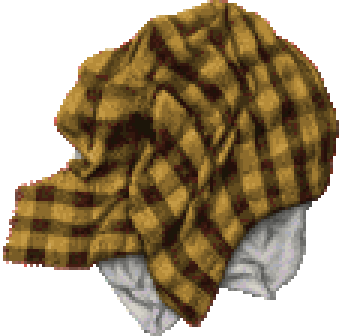
#> input picture godot/assets/textury/mess/bedding_heap_blanket.png, 113 x 112 px, given in place of raw.png, which was not available (shown 3 times larger)
$ python tear.py ../../godot/assets/textury/mess/bedding_heap_blanket.png
#> lines starting #> are read from the running program, lines starting #| are printed output that depends on the picture; after the words box and inside, x2 and y2 are one past the last pixel; in counts of white or black regions, pixels touching at a corner belong together
### tools/artgen/process.py
#!/usr/bin/env python3
"""Bring a Grok Imagine render into the game's Build-engine look.

    python tools/artgen/process.py <id> sprite <height_px> <dest relative to godot/>
    python tools/artgen/process.py <id> texture <size_px> <dest relative to godot/>

blacksprite: like sprite, for art on a near-black background (flood-filled from the
         borders; the generator's sparkle mark in the bottom-right corner is erased).
         The source is <id> as a path relative to godot/ instead of an artgen id.
sprite:  keys out the flat magenta background (and its anti-aliased fringe), crops
         to the figure, scales to <height_px> tall with a box filter (so 1 output
         pixel = the average of a block, like a hand-downsampled sprite), hard alpha,
         then snaps every opaque pixel to the game's 256-colour palette.
texture: centre-crops square, scales to <size_px>, snaps to the palette (opaque).
panel:   like texture but keeps the source aspect: <size_px> is the width, the height
         follows (doors, windows).

Source renders stay in tools/artgen/out/<id>/raw.png for regeneration.
"""
import colorsys
import os
import sys

from PIL import Image

HERE = os.path.dirname(os.path.abspath(__file__))
GODOT = os.path.join(HERE, "..", "..", "godot")
PALETTE = os.path.join(GODOT, "assets", "textury", "palette", "build_palette.png")


def palette_image():
    pal = Image.open(PALETTE).convert("RGB")
    colours = list(pal.get_flattened_data() if hasattr(pal, "get_flattened_data") else pal.getdata())[:256]
    flat = []
    for c in colours:
        flat.extend(c)
    flat.extend([0, 0, 0] * (256 - len(colours)))
    img = Image.new("P", (1, 1))
    img.putpalette(flat)
    return img


def is_key(r, g, b):
    # Magenta and its anti-aliased blends: strong red + blue, weak green.
    if r > 150 and b > 150 and g < 110 and abs(r - b) < 90:
        return True
    # A pocket of the background inside a figure (between the legs, under an arm) is
    # often rendered a darker, redder magenta.
    h, s, v = colorsys.rgb_to_hsv(r / 255.0, g / 255.0, b / 255.0)
    # (Up to 336: some renders put the whole background at 328-334, noisy.)
    return 300.0 <= h * 360.0 <= 336.0 and s > 0.8 and v > 0.5


# [13 lines left out: function key_out, not called in this run]


def snap(img, keep_alpha):
    pal = palette_image()
    rgb = img.convert("RGB").quantize(palette=pal, dither=Image.Dither.NONE).convert("RGB")
    if not keep_alpha:
        return rgb
    out = rgb.convert("RGBA")
    alpha = img.getchannel("A").point(lambda a: 255 if a >= 128 else 0)
    out.putalpha(alpha)
    return out


# [85 lines left out: functions sprite, black_sprite, texture, panel, main, not called in this run]


# [2 lines that do not run on import are left out]

### tools/artgen/tear.py
#!/usr/bin/env python3
"""The granny's torn tent canvas (godot/materials/tent_tear.gdshader) from a Grok render
of the canvas round a tear whose opening is flat magenta (rows carnage_tear_* in
prompts_babka.tsv, the reference camp/tarp_canvas.png).

    python tools/artgen/tear.py <id> [width_px] [--dest=assets/textury/mess/carnage_tear.png] [--keep-border]

The picture the room draws: the opening magenta (opaque; the shader shows the camp there),
the torn edge of the canvas round it (a band, its outer line ragged so it does not read
as a patch sewn on), nothing elsewhere (the tent's own wall shows there). The band's
canvas is shifted to the colour of the back wall as the tent draws it
(camp/tarp_canvas.png times the wall's tint in tent_interior); blood, mould and
mushrooms keep most of their own colours. A magenta pocket touching the
picture's border is not the opening (a corner of background): nothing there, unless
--keep-border (an opening torn down to the floor).
"""
import os
import random
import sys

import numpy as np
from PIL import Image

HERE = os.path.dirname(os.path.abspath(__file__))
sys.path.insert(0, HERE)
from process import GODOT, is_key, snap  # noqa: E402

# The torn edge kept round the opening (texels), and how far out blood and the like still
# count as part of it.
BAND = 12
FAR = 22
# tent_interior: the back wall is tarp_canvas tinted Color(0.60, 0.50, 0.42) lerped 0.45
# to white.
WALL_TINT = np.array([0.6, 0.5, 0.42]) * 0.55 + 0.45
# The inside of the canvas where it tore (what the hole's own pixels blend toward).
RIM = (38, 30, 26)


def grow(mask, steps):
    """Distance (in steps of the eight neighbours) from `mask`, up to `steps`."""
    h, w = mask.shape
    dist = np.full((h, w), steps + 1, dtype=np.int32)
    cur = mask.copy()
    dist[cur] = 0
    for d in range(1, steps + 1):
        p = np.pad(cur, 1)
        nxt = np.zeros_like(cur)
        for dy in (-1, 0, 1):
            for dx in (-1, 0, 1):
                nxt |= p[1 + dy:1 + dy + h, 1 + dx:1 + dx + w]
        new = nxt & ~cur
        dist[new] = d
        cur = nxt
    return dist


def border_pockets(hole):
    """The magenta pockets that touch the picture's border."""
    h, w = hole.shape
    seen = np.zeros_like(hole)
    stack = [(y, x) for y in range(h) for x in (0, w - 1) if hole[y, x]]
    stack += [(y, x) for x in range(w) for y in (0, h - 1) if hole[y, x]]
    while stack:
        y, x = stack.pop()
        if seen[y, x] or not hole[y, x]:
            continue
        seen[y, x] = True
        for dy, dx in ((1, 0), (-1, 0), (0, 1), (0, -1)):
            yy, xx = y + dy, x + dx
            if 0 <= yy < h and 0 <= xx < w and not seen[yy, xx]:
                stack.append((yy, xx))
    return seen


def main():
    args = [a for a in sys.argv[1:] if not a.startswith("--")]
    opts = dict(a[2:].split("=", 1) for a in sys.argv[1:] if a.startswith("--") and "=" in a)
    tid = args[0]
    width = int(args[1]) if len(args) > 1 else 88
    dest = os.path.join(GODOT, opts.get("dest", "assets/textury/mess/carnage_tear.png"))
    raw = Image.open(os.path.join(HERE, "out", tid, "raw.png")).convert("RGB")
    a = np.asarray(raw).copy()
    hole_full = np.zeros(a.shape[:2], dtype=bool)
    for y in range(a.shape[0]):
        for x in range(a.shape[1]):
            r, g, b = a[y, x]
            hole_full[y, x] = is_key(int(r), int(g), int(b))
#> hole_full: shape (112, 113) bool; every value is 0
    if "--keep-border" not in sys.argv:
        hole_full &= ~border_pockets(hole_full)
    # The opening's own pixels take the torn rim's colour before the picture is scaled, so
    # the edge pixels round it darken instead of turning pink.
    a[hole_full] = RIM
    height = round(width * raw.height / raw.width)
    small = Image.fromarray(a).resize((width, height), Image.BOX)
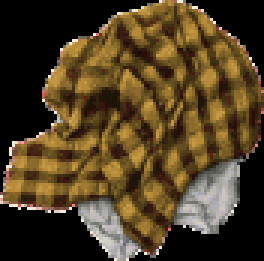
#> small: PIL image 88x87 RGB (shown 3 times larger); mean R, G, B 78.2, 61.4, 34.8
    small = snap(small, False)
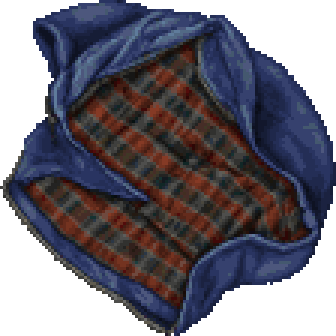
#> input picture godot/assets/textury/mess/bedding_heap_sleepingbag.png, 112 x 112 px, given in place of build_palette.png, which was not available (shown 3 times larger)
#> in palette_image, `pal = Image.open(PALETTE).convert("RGB")`:
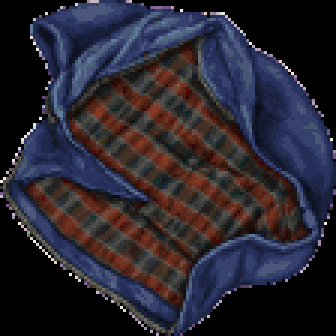
#> pal: PIL image 112x112 RGB (shown 3 times larger); mean R, G, B 41, 37.6, 48.4
#> the loop in palette_image, `for c in colours:` made 256 passes
#> c on passes 1 to 3: (0, 0, 0), (0, 0, 0), (0, 0, 0)
#> in snap, `rgb = img.convert("RGB").quantize(palette=pal, dither=Image.Dither.NON..`:
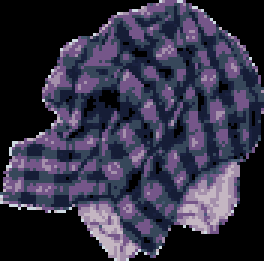
#> rgb: PIL image 88x87 RGB (shown 3 times larger); mean R, G, B 51.8, 49.3, 68.9
    hole = np.asarray(Image.fromarray((hole_full * 255).astype(np.uint8)).resize((width, height), Image.BOX)) >= 128
#> hole: shape (87, 88) bool; every value is 0
    rgb = np.asarray(small).astype(np.float64)
#> rgb: shape (87, 88, 3) float64
    dist = grow(hole, FAR)
#> after the loop in grow, `for d in range(1, steps + 1):`: dist: shape (87, 88) int32; every value is 23
    # A ragged outer line: the band's reach wavers by a few texels along it.
    rnd = random.Random(tid)
    coarse = np.array([[rnd.uniform(-3.0, 3.0) for _ in range(width // 6 + 2)] for _ in range(height // 6 + 2)])
    jitter = np.asarray(Image.fromarray(coarse.astype(np.float32)).resize((width, height), Image.BILINEAR))
    reach = BAND + jitter
    # What is canvas in it (near the colour of the whole cloth at the picture's border, the
    # canvas fills it edge to edge) and what is not (blood, the mould, the mushrooms, the
    # dark of the rim).
    edge = np.zeros(hole.shape, dtype=bool)
    edge[:4, :] = edge[-4:, :] = edge[:, :4] = edge[:, -4:] = True
    edge &= ~hole
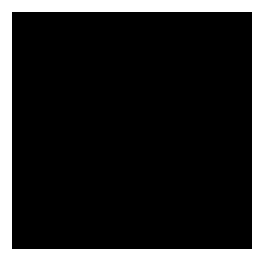
#> edge: shape (87, 88) bool (shown 3 times larger); 17.5% white; 1 white region, box (x1, y1, x2, y2) and area: (0, 0, 88, 87) 1336
    mid = np.median(rgb[edge], axis=0)
    cloth = np.linalg.norm(rgb - mid, axis=2) < 60.0
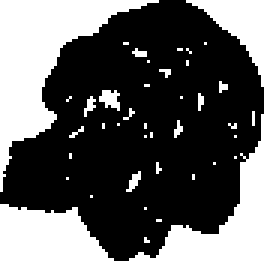
#> cloth: shape (87, 88) bool (shown 3 times larger); 35.4% white; 41 white regions (36 under 20 px), largest, box (x1, y1, x2, y2) and area: (0, 0, 53, 64) 1105, (43, 38, 88, 87) 616, (0, 68, 38, 87) 536, (62, 0, 88, 29) 282, (33, 30, 40, 37) 32
    keep = (dist > 0) & ((dist <= reach) | (~cloth & (dist <= FAR)))
    tarp = np.asarray(Image.open(os.path.join(GODOT, "assets", "textury", "camp", "tarp_canvas.png")).convert("RGB")).reshape(-1, 3).mean(axis=0)
    target = tarp * WALL_TINT
    # The whole cloth shifted (its detail is a difference, kept), the rest a little.
    w = np.where(cloth, 1.0, 0.3)[..., None]
    rgb = np.clip(rgb + (target - mid) * w, 0, 255)
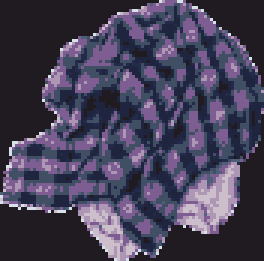
#> rgb: shape (87, 88, 3) float64 (shown 3 times larger); mean R, G, B 69.3, 64.2, 86.9
    out = np.zeros((height, width, 4), dtype=np.uint8)
    out[keep, :3] = rgb[keep].astype(np.uint8)
#> out: shape (87, 88, 4); every value is 0
    out[keep, 3] = 255
    out[hole] = (255, 0, 255, 255)
    img = snap(Image.fromarray(out, "RGBA"), True)
#> the loop in palette_image (call 2), `for c in colours:` made 256 passes
#> in snap (call 2), `rgb = img.convert("RGB").quantize(palette=pal, dither=Image.Dither.NON..`: rgb: PIL image 88x87 RGB; every value is 0
    px = np.asarray(img).copy()
    px[hole] = (255, 0, 255, 255)
    os.makedirs(os.path.dirname(dest), exist_ok=True)
    Image.fromarray(px, "RGBA").save(dest)
    print("%s -> %s (%dx%d, opening %d texels, edge %d)" % (tid, dest, width, height, int(hole.sum()), int(keep.sum())))
#| ../../godot/assets/textury/mess/bedding_heap_blanket.png -> tools/artgen/../../godot/assets/textury/mess/carnage_tear.png (88x87, opening 0 texels, edge 0)


if __name__ == "__main__":
    main()
